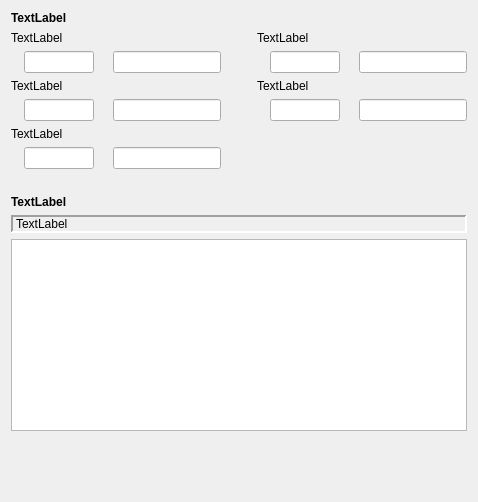
     <widget class="QWidget" name="tab_4">
      <attribute name="icon">
       <iconset resource="ikonoj.qrc">
        <normaloff>:/ikonoj/ekzameno.png</normaloff>:/ikonoj/ekzameno.png</iconset>
      </attribute>
      <attribute name="title">
       <string>4</string>
      </attribute>
      <layout class="QVBoxLayout" name="verticalLayout_35" stretch="0,1,0,3">
       <item>
        <layout class="QVBoxLayout" name="verticalLayout_31">
         <item>
          <widget class="QLabel" name="Lec13_Label18">
           <property name="sizePolicy">
            <sizepolicy hsizetype="Preferred" vsizetype="Maximum">
             <horstretch>0</horstretch>
             <verstretch>0</verstretch>
            </sizepolicy>
           </property>
           <property name="font">
            <font>
             <weight>75</weight>
             <bold>true</bold>
            </font>
           </property>
           <property name="text">
            <string>TextLabel</string>
           </property>
           <property name="alignment">
            <set>Qt::AlignBottom|Qt::AlignLeading|Qt::AlignLeft</set>
           </property>
           <property name="wordWrap">
            <bool>true</bool>
           </property>
          </widget>
         </item>
         <item>
          <layout class="QHBoxLayout" name="horizontalLayout_62">
           <item>
            <layout class="QVBoxLayout" name="verticalLayout_32">
             <item>
              <widget class="QLabel" name="Lec13_Label19">
               <property name="text">
                <string>TextLabel</string>
               </property>
               <property name="alignment">
                <set>Qt::AlignBottom|Qt::AlignLeading|Qt::AlignLeft</set>
               </property>
               <property name="buddy">
                <cstring>lineEdit_59</cstring>
               </property>
              </widget>
             </item>
             <item>
              <layout class="QHBoxLayout" name="horizontalLayout_63">
               <item>
                <widget class="QLabel" name="label_87">
                 <property name="sizePolicy">
                  <sizepolicy hsizetype="Fixed" vsizetype="Preferred">
                   <horstretch>0</horstretch>
                   <verstretch>0</verstretch>
                  </sizepolicy>
                 </property>
                 <property name="text">
                  <string/>
                 </property>
                </widget>
               </item>
               <item>
                <widget class="cx_edit" name="lineEdit_59">
                 <property name="sizePolicy">
                  <sizepolicy hsizetype="Fixed" vsizetype="Fixed">
                   <horstretch>0</horstretch>
                   <verstretch>0</verstretch>
                  </sizepolicy>
                 </property>
                 <property name="maximumSize">
                  <size>
                   <width>70</width>
                   <height>16777215</height>
                  </size>
                 </property>
                </widget>
               </item>
               <item>
                <widget class="QLabel" name="label_96">
                 <property name="sizePolicy">
                  <sizepolicy hsizetype="Fixed" vsizetype="Preferred">
                   <horstretch>0</horstretch>
                   <verstretch>0</verstretch>
                  </sizepolicy>
                 </property>
                 <property name="text">
                  <string/>
                 </property>
                 <property name="buddy">
                  <cstring>lineEdit_54</cstring>
                 </property>
                </widget>
               </item>
               <item>
                <widget class="cx_edit" name="lineEdit_54"/>
               </item>
              </layout>
             </item>
             <item>
              <widget class="QLabel" name="Lec13_Label20">
               <property name="text">
                <string>TextLabel</string>
               </property>
               <property name="alignment">
                <set>Qt::AlignBottom|Qt::AlignLeading|Qt::AlignLeft</set>
               </property>
               <property name="buddy">
                <cstring>lineEdit_60</cstring>
               </property>
              </widget>
             </item>
             <item>
              <layout class="QHBoxLayout" name="horizontalLayout_64">
               <item>
                <widget class="QLabel" name="label_89">
                 <property name="sizePolicy">
                  <sizepolicy hsizetype="Fixed" vsizetype="Preferred">
                   <horstretch>0</horstretch>
                   <verstretch>0</verstretch>
                  </sizepolicy>
                 </property>
                 <property name="text">
                  <string/>
                 </property>
                </widget>
               </item>
               <item>
                <widget class="cx_edit" name="lineEdit_60">
                 <property name="sizePolicy">
                  <sizepolicy hsizetype="Fixed" vsizetype="Fixed">
                   <horstretch>0</horstretch>
                   <verstretch>0</verstretch>
                  </sizepolicy>
                 </property>
                 <property name="maximumSize">
                  <size>
                   <width>70</width>
                   <height>16777215</height>
                  </size>
                 </property>
                </widget>
               </item>
               <item>
                <widget class="QLabel" name="label_97">
                 <property name="sizePolicy">
                  <sizepolicy hsizetype="Fixed" vsizetype="Preferred">
                   <horstretch>0</horstretch>
                   <verstretch>0</verstretch>
                  </sizepolicy>
                 </property>
                 <property name="text">
                  <string/>
                 </property>
                 <property name="buddy">
                  <cstring>lineEdit_55</cstring>
                 </property>
                </widget>
               </item>
               <item>
                <widget class="cx_edit" name="lineEdit_55"/>
               </item>
              </layout>
             </item>
             <item>
              <widget class="QLabel" name="Lec13_Label21">
               <property name="text">
                <string>TextLabel</string>
               </property>
               <property name="alignment">
                <set>Qt::AlignBottom|Qt::AlignLeading|Qt::AlignLeft</set>
               </property>
               <property name="buddy">
                <cstring>lineEdit_61</cstring>
               </property>
              </widget>
             </item>
             <item>
              <layout class="QHBoxLayout" name="horizontalLayout_65">
               <item>
                <widget class="QLabel" name="label_91">
                 <property name="sizePolicy">
                  <sizepolicy hsizetype="Fixed" vsizetype="Preferred">
                   <horstretch>0</horstretch>
                   <verstretch>0</verstretch>
                  </sizepolicy>
                 </property>
                 <property name="text">
                  <string/>
                 </property>
                </widget>
               </item>
               <item>
                <widget class="cx_edit" name="lineEdit_61">
                 <property name="sizePolicy">
                  <sizepolicy hsizetype="Fixed" vsizetype="Fixed">
                   <horstretch>0</horstretch>
                   <verstretch>0</verstretch>
                  </sizepolicy>
                 </property>
                 <property name="maximumSize">
                  <size>
                   <width>70</width>
                   <height>16777215</height>
                  </size>
                 </property>
                </widget>
               </item>
               <item>
                <widget class="QLabel" name="label_98">
                 <property name="sizePolicy">
                  <sizepolicy hsizetype="Fixed" vsizetype="Preferred">
                   <horstretch>0</horstretch>
                   <verstretch>0</verstretch>
                  </sizepolicy>
                 </property>
                 <property name="text">
                  <string/>
                 </property>
                 <property name="buddy">
                  <cstring>lineEdit_56</cstring>
                 </property>
                </widget>
               </item>
               <item>
                <widget class="cx_edit" name="lineEdit_56"/>
               </item>
              </layout>
             </item>
            </layout>
           </item>
           <item>
            <spacer name="horizontalSpacer_6">
             <property name="orientation">
              <enum>Qt::Horizontal</enum>
             </property>
             <property name="sizeType">
              <enum>QSizePolicy::Fixed</enum>
             </property>
             <property name="sizeHint" stdset="0">
              <size>
               <width>30</width>
               <height>20</height>
              </size>
             </property>
            </spacer>
           </item>
           <item>
            <layout class="QVBoxLayout" name="verticalLayout_33">
             <item>
              <widget class="QLabel" name="Lec13_Label22">
               <property name="text">
                <string>TextLabel</string>
               </property>
               <property name="alignment">
                <set>Qt::AlignBottom|Qt::AlignLeading|Qt::AlignLeft</set>
               </property>
               <property name="buddy">
                <cstring>lineEdit_62</cstring>
               </property>
              </widget>
             </item>
             <item>
              <layout class="QHBoxLayout" name="horizontalLayout_66">
               <item>
                <widget class="QLabel" name="label_93">
                 <property name="sizePolicy">
                  <sizepolicy hsizetype="Fixed" vsizetype="Preferred">
                   <horstretch>0</horstretch>
                   <verstretch>0</verstretch>
                  </sizepolicy>
                 </property>
                 <property name="text">
                  <string/>
                 </property>
                </widget>
               </item>
               <item>
                <widget class="cx_edit" name="lineEdit_62">
                 <property name="sizePolicy">
                  <sizepolicy hsizetype="Fixed" vsizetype="Fixed">
                   <horstretch>0</horstretch>
                   <verstretch>0</verstretch>
                  </sizepolicy>
                 </property>
                 <property name="maximumSize">
                  <size>
                   <width>70</width>
                   <height>16777215</height>
                  </size>
                 </property>
                </widget>
               </item>
               <item>
                <widget class="QLabel" name="label_99">
                 <property name="sizePolicy">
                  <sizepolicy hsizetype="Fixed" vsizetype="Preferred">
                   <horstretch>0</horstretch>
                   <verstretch>0</verstretch>
                  </sizepolicy>
                 </property>
                 <property name="text">
                  <string/>
                 </property>
                 <property name="buddy">
                  <cstring>lineEdit_57</cstring>
                 </property>
                </widget>
               </item>
               <item>
                <widget class="cx_edit" name="lineEdit_57"/>
               </item>
              </layout>
             </item>
             <item>
              <widget class="QLabel" name="Lec13_Label23">
               <property name="text">
                <string>TextLabel</string>
               </property>
               <property name="alignment">
                <set>Qt::AlignBottom|Qt::AlignLeading|Qt::AlignLeft</set>
               </property>
               <property name="buddy">
                <cstring>lineEdit_63</cstring>
               </property>
              </widget>
             </item>
             <item>
              <layout class="QHBoxLayout" name="horizontalLayout_67">
               <item>
                <widget class="QLabel" name="label_95">
                 <property name="sizePolicy">
                  <sizepolicy hsizetype="Fixed" vsizetype="Preferred">
                   <horstretch>0</horstretch>
                   <verstretch>0</verstretch>
                  </sizepolicy>
                 </property>
                 <property name="text">
                  <string/>
                 </property>
                </widget>
               </item>
               <item>
                <widget class="cx_edit" name="lineEdit_63">
                 <property name="sizePolicy">
                  <sizepolicy hsizetype="Fixed" vsizetype="Fixed">
                   <horstretch>0</horstretch>
                   <verstretch>0</verstretch>
                  </sizepolicy>
                 </property>
                 <property name="maximumSize">
                  <size>
                   <width>70</width>
                   <height>16777215</height>
                  </size>
                 </property>
                </widget>
               </item>
               <item>
                <widget class="QLabel" name="label_100">
                 <property name="sizePolicy">
                  <sizepolicy hsizetype="Fixed" vsizetype="Preferred">
                   <horstretch>0</horstretch>
                   <verstretch>0</verstretch>
                  </sizepolicy>
                 </property>
                 <property name="text">
                  <string/>
                 </property>
                 <property name="buddy">
                  <cstring>lineEdit_58</cstring>
                 </property>
                </widget>
               </item>
               <item>
                <widget class="cx_edit" name="lineEdit_58"/>
               </item>
              </layout>
             </item>
             <item>
              <spacer name="verticalSpacer_4">
               <property name="orientation">
                <enum>Qt::Vertical</enum>
               </property>
               <property name="sizeHint" stdset="0">
                <size>
                 <width>20</width>
                 <height>40</height>
                </size>
               </property>
              </spacer>
             </item>
            </layout>
           </item>
          </layout>
         </item>
        </layout>
       </item>
       <item>
        <spacer name="verticalSpacer_12">
         <property name="orientation">
          <enum>Qt::Vertical</enum>
         </property>
         <property name="sizeHint" stdset="0">
          <size>
           <width>20</width>
           <height>40</height>
          </size>
         </property>
        </spacer>
       </item>
       <item>
        <layout class="QVBoxLayout" name="verticalLayout_34">
         <item>
          <widget class="QLabel" name="Lec13_Label24">
           <property name="sizePolicy">
            <sizepolicy hsizetype="Preferred" vsizetype="Maximum">
             <horstretch>0</horstretch>
             <verstretch>0</verstretch>
            </sizepolicy>
           </property>
           <property name="font">
            <font>
             <weight>75</weight>
             <bold>true</bold>
            </font>
           </property>
           <property name="text">
            <string>TextLabel</string>
           </property>
           <property name="alignment">
            <set>Qt::AlignBottom|Qt::AlignLeading|Qt::AlignLeft</set>
           </property>
           <property name="wordWrap">
            <bool>true</bool>
           </property>
          </widget>
         </item>
         <item>
          <widget class="QLabel" name="Lec13_Label26">
           <property name="frameShape">
            <enum>QFrame::Panel</enum>
           </property>
           <property name="frameShadow">
            <enum>QFrame::Sunken</enum>
           </property>
           <property name="lineWidth">
            <number>2</number>
           </property>
           <property name="text">
            <string>TextLabel</string>
           </property>
           <property name="wordWrap">
            <bool>true</bool>
           </property>
           <property name="margin">
            <number>5</number>
           </property>
           <property name="buddy">
            <cstring>plainTextEdit</cstring>
           </property>
           <property name="tipo" stdset="0">
            <string>teksta</string>
           </property>
          </widget>
         </item>
         <item>
          <widget class="cx_plainedit" name="plainTextEdit"/>
         </item>
        </layout>
       </item>
       <item>
        <spacer name="verticalSpacer_7">
         <property name="orientation">
          <enum>Qt::Vertical</enum>
         </property>
         <property name="sizeHint" stdset="0">
          <size>
           <width>20</width>
           <height>40</height>
          </size>
         </property>
        </spacer>
       </item>
      </layout>
     </widget>
